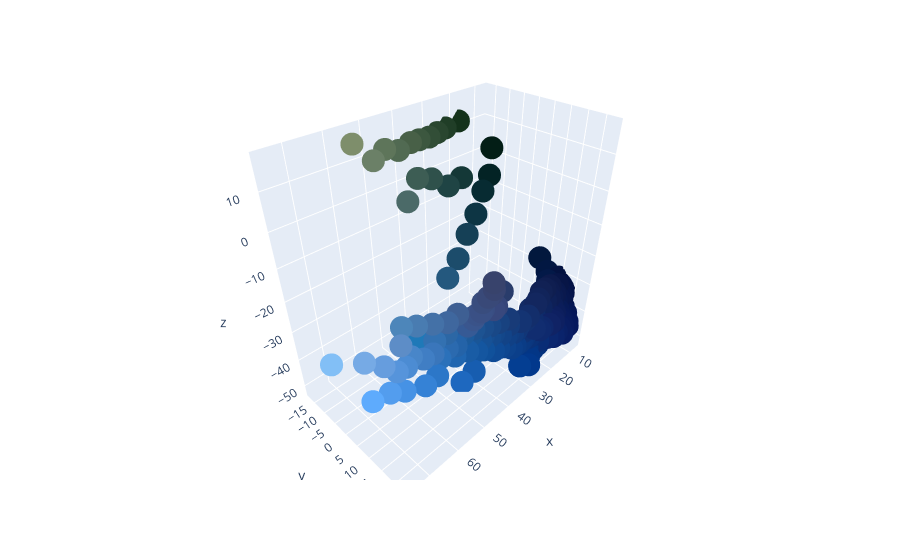

Here is the notebook cell this chart was saved with:
### Code cell
lab_color = np.array([bgr_to_lab(color) for color in colors])
# lab_color_str = [f"rgb({color[0]}, {color[1]}, {color[2]})" for color in lab_color]

fig = px.scatter_3d(x=lab_color[:, 0], y=lab_color[:, 1], z=lab_color[:, 2], color=colors_str, color_discrete_map="identity")
fig.show()
